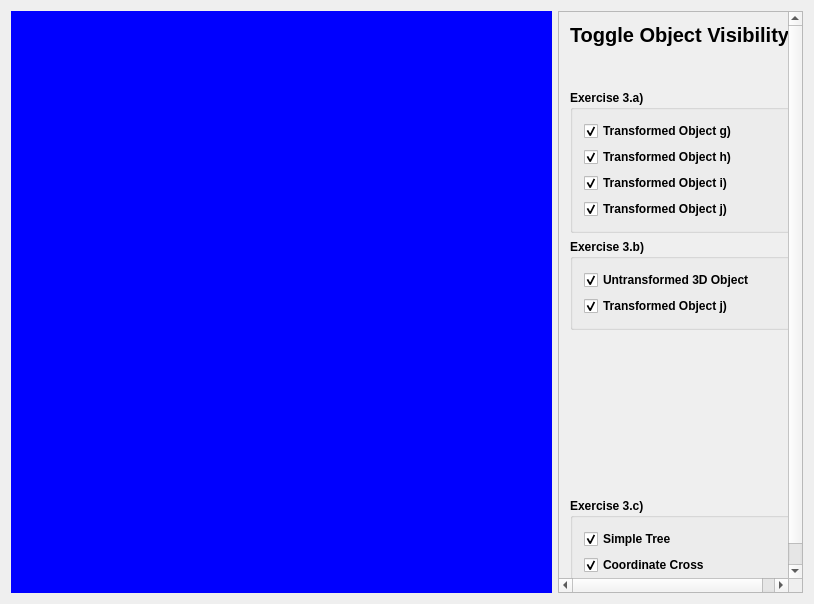
<?xml version="1.0" encoding="UTF-8"?>
<ui version="4.0">
 <class>RenderView</class>
 <widget class="QWidget" name="RenderView">
  <property name="geometry">
   <rect>
    <x>0</x>
    <y>0</y>
    <width>814</width>
    <height>604</height>
   </rect>
  </property>
  <property name="windowTitle">
   <string>RenderView</string>
  </property>
  <layout class="QHBoxLayout" name="horizontalLayout">
   <item>
    <widget class="QWidget" name="viewarea" native="true">
     <property name="sizePolicy">
      <sizepolicy hsizetype="MinimumExpanding" vsizetype="MinimumExpanding">
       <horstretch>0</horstretch>
       <verstretch>0</verstretch>
      </sizepolicy>
     </property>
     <property name="minimumSize">
      <size>
       <width>200</width>
       <height>200</height>
      </size>
     </property>
     <property name="palette">
      <palette>
       <active>
        <colorrole role="WindowText">
         <brush brushstyle="SolidPattern">
          <color alpha="255">
           <red>0</red>
           <green>0</green>
           <blue>0</blue>
          </color>
         </brush>
        </colorrole>
        <colorrole role="Button">
         <brush brushstyle="SolidPattern">
          <color alpha="255">
           <red>0</red>
           <green>0</green>
           <blue>255</blue>
          </color>
         </brush>
        </colorrole>
        <colorrole role="Light">
         <brush brushstyle="SolidPattern">
          <color alpha="255">
           <red>127</red>
           <green>127</green>
           <blue>255</blue>
          </color>
         </brush>
        </colorrole>
        <colorrole role="Midlight">
         <brush brushstyle="SolidPattern">
          <color alpha="255">
           <red>63</red>
           <green>63</green>
           <blue>255</blue>
          </color>
         </brush>
        </colorrole>
        <colorrole role="Dark">
         <brush brushstyle="SolidPattern">
          <color alpha="255">
           <red>0</red>
           <green>0</green>
           <blue>127</blue>
          </color>
         </brush>
        </colorrole>
        <colorrole role="Mid">
         <brush brushstyle="SolidPattern">
          <color alpha="255">
           <red>0</red>
           <green>0</green>
           <blue>170</blue>
          </color>
         </brush>
        </colorrole>
        <colorrole role="Text">
         <brush brushstyle="SolidPattern">
          <color alpha="255">
           <red>0</red>
           <green>0</green>
           <blue>0</blue>
          </color>
         </brush>
        </colorrole>
        <colorrole role="BrightText">
         <brush brushstyle="SolidPattern">
          <color alpha="255">
           <red>255</red>
           <green>255</green>
           <blue>255</blue>
          </color>
         </brush>
        </colorrole>
        <colorrole role="ButtonText">
         <brush brushstyle="SolidPattern">
          <color alpha="255">
           <red>0</red>
           <green>0</green>
           <blue>0</blue>
          </color>
         </brush>
        </colorrole>
        <colorrole role="Base">
         <brush brushstyle="SolidPattern">
          <color alpha="255">
           <red>255</red>
           <green>255</green>
           <blue>255</blue>
          </color>
         </brush>
        </colorrole>
        <colorrole role="Window">
         <brush brushstyle="SolidPattern">
          <color alpha="255">
           <red>0</red>
           <green>0</green>
           <blue>255</blue>
          </color>
         </brush>
        </colorrole>
        <colorrole role="Shadow">
         <brush brushstyle="SolidPattern">
          <color alpha="255">
           <red>0</red>
           <green>0</green>
           <blue>0</blue>
          </color>
         </brush>
        </colorrole>
        <colorrole role="AlternateBase">
         <brush brushstyle="SolidPattern">
          <color alpha="255">
           <red>127</red>
           <green>127</green>
           <blue>255</blue>
          </color>
         </brush>
        </colorrole>
        <colorrole role="ToolTipBase">
         <brush brushstyle="SolidPattern">
          <color alpha="255">
           <red>255</red>
           <green>255</green>
           <blue>220</blue>
          </color>
         </brush>
        </colorrole>
        <colorrole role="ToolTipText">
         <brush brushstyle="SolidPattern">
          <color alpha="255">
           <red>0</red>
           <green>0</green>
           <blue>0</blue>
          </color>
         </brush>
        </colorrole>
        <colorrole role="PlaceholderText">
         <brush brushstyle="NoBrush">
          <color alpha="128">
           <red>0</red>
           <green>0</green>
           <blue>0</blue>
          </color>
         </brush>
        </colorrole>
       </active>
       <inactive>
        <colorrole role="WindowText">
         <brush brushstyle="SolidPattern">
          <color alpha="255">
           <red>0</red>
           <green>0</green>
           <blue>0</blue>
          </color>
         </brush>
        </colorrole>
        <colorrole role="Button">
         <brush brushstyle="SolidPattern">
          <color alpha="255">
           <red>0</red>
           <green>0</green>
           <blue>255</blue>
          </color>
         </brush>
        </colorrole>
        <colorrole role="Light">
         <brush brushstyle="SolidPattern">
          <color alpha="255">
           <red>127</red>
           <green>127</green>
           <blue>255</blue>
          </color>
         </brush>
        </colorrole>
        <colorrole role="Midlight">
         <brush brushstyle="SolidPattern">
          <color alpha="255">
           <red>63</red>
           <green>63</green>
           <blue>255</blue>
          </color>
         </brush>
        </colorrole>
        <colorrole role="Dark">
         <brush brushstyle="SolidPattern">
          <color alpha="255">
           <red>0</red>
           <green>0</green>
           <blue>127</blue>
          </color>
         </brush>
        </colorrole>
        <colorrole role="Mid">
         <brush brushstyle="SolidPattern">
          <color alpha="255">
           <red>0</red>
           <green>0</green>
           <blue>170</blue>
          </color>
         </brush>
        </colorrole>
        <colorrole role="Text">
         <brush brushstyle="SolidPattern">
          <color alpha="255">
           <red>0</red>
           <green>0</green>
           <blue>0</blue>
          </color>
         </brush>
        </colorrole>
        <colorrole role="BrightText">
         <brush brushstyle="SolidPattern">
          <color alpha="255">
           <red>255</red>
           <green>255</green>
           <blue>255</blue>
          </color>
         </brush>
        </colorrole>
        <colorrole role="ButtonText">
         <brush brushstyle="SolidPattern">
          <color alpha="255">
           <red>0</red>
           <green>0</green>
           <blue>0</blue>
          </color>
         </brush>
        </colorrole>
        <colorrole role="Base">
         <brush brushstyle="SolidPattern">
          <color alpha="255">
           <red>255</red>
           <green>255</green>
           <blue>255</blue>
          </color>
         </brush>
        </colorrole>
        <colorrole role="Window">
         <brush brushstyle="SolidPattern">
          <color alpha="255">
           <red>0</red>
           <green>0</green>
           <blue>255</blue>
          </color>
         </brush>
        </colorrole>
        <colorrole role="Shadow">
         <brush brushstyle="SolidPattern">
          <color alpha="255">
           <red>0</red>
           <green>0</green>
           <blue>0</blue>
          </color>
         </brush>
        </colorrole>
        <colorrole role="AlternateBase">
         <brush brushstyle="SolidPattern">
          <color alpha="255">
           <red>127</red>
           <green>127</green>
           <blue>255</blue>
          </color>
         </brush>
        </colorrole>
        <colorrole role="ToolTipBase">
         <brush brushstyle="SolidPattern">
          <color alpha="255">
           <red>255</red>
           <green>255</green>
           <blue>220</blue>
          </color>
         </brush>
        </colorrole>
        <colorrole role="ToolTipText">
         <brush brushstyle="SolidPattern">
          <color alpha="255">
           <red>0</red>
           <green>0</green>
           <blue>0</blue>
          </color>
         </brush>
        </colorrole>
        <colorrole role="PlaceholderText">
         <brush brushstyle="NoBrush">
          <color alpha="128">
           <red>0</red>
           <green>0</green>
           <blue>0</blue>
          </color>
         </brush>
        </colorrole>
       </inactive>
       <disabled>
        <colorrole role="WindowText">
         <brush brushstyle="SolidPattern">
          <color alpha="255">
           <red>0</red>
           <green>0</green>
           <blue>127</blue>
          </color>
         </brush>
        </colorrole>
        <colorrole role="Button">
         <brush brushstyle="SolidPattern">
          <color alpha="255">
           <red>0</red>
           <green>0</green>
           <blue>255</blue>
          </color>
         </brush>
        </colorrole>
        <colorrole role="Light">
         <brush brushstyle="SolidPattern">
          <color alpha="255">
           <red>127</red>
           <green>127</green>
           <blue>255</blue>
          </color>
         </brush>
        </colorrole>
        <colorrole role="Midlight">
         <brush brushstyle="SolidPattern">
          <color alpha="255">
           <red>63</red>
           <green>63</green>
           <blue>255</blue>
          </color>
         </brush>
        </colorrole>
        <colorrole role="Dark">
         <brush brushstyle="SolidPattern">
          <color alpha="255">
           <red>0</red>
           <green>0</green>
           <blue>127</blue>
          </color>
         </brush>
        </colorrole>
        <colorrole role="Mid">
         <brush brushstyle="SolidPattern">
          <color alpha="255">
           <red>0</red>
           <green>0</green>
           <blue>170</blue>
          </color>
         </brush>
        </colorrole>
        <colorrole role="Text">
         <brush brushstyle="SolidPattern">
          <color alpha="255">
           <red>0</red>
           <green>0</green>
           <blue>127</blue>
          </color>
         </brush>
        </colorrole>
        <colorrole role="BrightText">
         <brush brushstyle="SolidPattern">
          <color alpha="255">
           <red>255</red>
           <green>255</green>
           <blue>255</blue>
          </color>
         </brush>
        </colorrole>
        <colorrole role="ButtonText">
         <brush brushstyle="SolidPattern">
          <color alpha="255">
           <red>0</red>
           <green>0</green>
           <blue>127</blue>
          </color>
         </brush>
        </colorrole>
        <colorrole role="Base">
         <brush brushstyle="SolidPattern">
          <color alpha="255">
           <red>0</red>
           <green>0</green>
           <blue>255</blue>
          </color>
         </brush>
        </colorrole>
        <colorrole role="Window">
         <brush brushstyle="SolidPattern">
          <color alpha="255">
           <red>0</red>
           <green>0</green>
           <blue>255</blue>
          </color>
         </brush>
        </colorrole>
        <colorrole role="Shadow">
         <brush brushstyle="SolidPattern">
          <color alpha="255">
           <red>0</red>
           <green>0</green>
           <blue>0</blue>
          </color>
         </brush>
        </colorrole>
        <colorrole role="AlternateBase">
         <brush brushstyle="SolidPattern">
          <color alpha="255">
           <red>0</red>
           <green>0</green>
           <blue>255</blue>
          </color>
         </brush>
        </colorrole>
        <colorrole role="ToolTipBase">
         <brush brushstyle="SolidPattern">
          <color alpha="255">
           <red>255</red>
           <green>255</green>
           <blue>220</blue>
          </color>
         </brush>
        </colorrole>
        <colorrole role="ToolTipText">
         <brush brushstyle="SolidPattern">
          <color alpha="255">
           <red>0</red>
           <green>0</green>
           <blue>0</blue>
          </color>
         </brush>
        </colorrole>
        <colorrole role="PlaceholderText">
         <brush brushstyle="NoBrush">
          <color alpha="128">
           <red>0</red>
           <green>0</green>
           <blue>0</blue>
          </color>
         </brush>
        </colorrole>
       </disabled>
      </palette>
     </property>
     <property name="autoFillBackground">
      <bool>true</bool>
     </property>
    </widget>
   </item>
   <item>
    <widget class="QScrollArea" name="scrollArea">
     <property name="sizePolicy">
      <sizepolicy hsizetype="Preferred" vsizetype="Preferred">
       <horstretch>0</horstretch>
       <verstretch>0</verstretch>
      </sizepolicy>
     </property>
     <property name="minimumSize">
      <size>
       <width>200</width>
       <height>580</height>
      </size>
     </property>
     <property name="widgetResizable">
      <bool>true</bool>
     </property>
     <widget class="QWidget" name="scrollAreaWidgetContents">
      <property name="geometry">
       <rect>
        <x>0</x>
        <y>0</y>
        <width>199</width>
        <height>588</height>
       </rect>
      </property>
      <layout class="QVBoxLayout" name="verticalLayout_4">
       <item>
        <widget class="QLabel" name="label">
         <property name="font">
          <font>
           <pointsize>15</pointsize>
           <bold>true</bold>
          </font>
         </property>
         <property name="text">
          <string>Toggle Object Visibility</string>
         </property>
        </widget>
       </item>
       <item>
        <spacer name="verticalSpacer">
         <property name="orientation">
          <enum>Qt::Vertical</enum>
         </property>
         <property name="sizeType">
          <enum>QSizePolicy::Fixed</enum>
         </property>
         <property name="sizeHint" stdset="0">
          <size>
           <width>17</width>
           <height>37</height>
          </size>
         </property>
        </spacer>
       </item>
       <item>
        <widget class="QGroupBox" name="groupBox_3a">
         <property name="font">
          <font>
           <bold>true</bold>
          </font>
         </property>
         <property name="toolTip">
          <string>Set transformed boxes visible/invisible</string>
         </property>
         <property name="title">
          <string>Exercise 3.a)</string>
         </property>
         <layout class="QVBoxLayout" name="verticalLayout">
          <item>
           <widget class="QCheckBox" name="checkBox_2g">
            <property name="text">
             <string>Transformed Object g)</string>
            </property>
            <property name="checked">
             <bool>true</bool>
            </property>
           </widget>
          </item>
          <item>
           <widget class="QCheckBox" name="checkBox_2h">
            <property name="text">
             <string>Transformed Object h)</string>
            </property>
            <property name="checked">
             <bool>true</bool>
            </property>
           </widget>
          </item>
          <item>
           <widget class="QCheckBox" name="checkBox_2i">
            <property name="text">
             <string>Transformed Object i)</string>
            </property>
            <property name="checked">
             <bool>true</bool>
            </property>
           </widget>
          </item>
          <item>
           <widget class="QCheckBox" name="checkBox_2j">
            <property name="text">
             <string>Transformed Object j)</string>
            </property>
            <property name="checked">
             <bool>true</bool>
            </property>
           </widget>
          </item>
         </layout>
        </widget>
       </item>
       <item>
        <spacer name="verticalSpacer_2">
         <property name="orientation">
          <enum>Qt::Vertical</enum>
         </property>
         <property name="sizeType">
          <enum>QSizePolicy::Preferred</enum>
         </property>
         <property name="sizeHint" stdset="0">
          <size>
           <width>182</width>
           <height>17</height>
          </size>
         </property>
        </spacer>
       </item>
       <item>
        <widget class="QGroupBox" name="groupBox_3b">
         <property name="font">
          <font>
           <bold>true</bold>
          </font>
         </property>
         <property name="toolTip">
          <string>Set transformed boxes visible/invisible</string>
         </property>
         <property name="title">
          <string>Exercise 3.b)</string>
         </property>
         <layout class="QVBoxLayout" name="verticalLayout_2">
          <item>
           <widget class="QCheckBox" name="checkBox_3a">
            <property name="text">
             <string>Untransformed 3D Object</string>
            </property>
            <property name="checked">
             <bool>true</bool>
            </property>
           </widget>
          </item>
          <item>
           <widget class="QCheckBox" name="checkBox_3b">
            <property name="font">
             <font>
              <bold>true</bold>
             </font>
            </property>
            <property name="text">
             <string>Transformed Object j)</string>
            </property>
            <property name="checked">
             <bool>true</bool>
            </property>
           </widget>
          </item>
         </layout>
        </widget>
       </item>
       <item>
        <spacer name="verticalSpacer_3">
         <property name="orientation">
          <enum>Qt::Vertical</enum>
         </property>
         <property name="sizeType">
          <enum>QSizePolicy::MinimumExpanding</enum>
         </property>
         <property name="sizeHint" stdset="0">
          <size>
           <width>17</width>
           <height>162</height>
          </size>
         </property>
        </spacer>
       </item>
       <item>
        <widget class="QGroupBox" name="groupBox_3c">
         <property name="font">
          <font>
           <bold>true</bold>
          </font>
         </property>
         <property name="toolTip">
          <string>Set transformed boxes visible/invisible</string>
         </property>
         <property name="title">
          <string>Exercise 3.c)</string>
         </property>
         <layout class="QVBoxLayout" name="verticalLayout_3">
          <item>
           <widget class="QCheckBox" name="checkBox_3c1">
            <property name="text">
             <string>Simple Tree</string>
            </property>
            <property name="checked">
             <bool>true</bool>
            </property>
           </widget>
          </item>
          <item>
           <widget class="QCheckBox" name="checkBox_3c2">
            <property name="font">
             <font>
              <bold>true</bold>
             </font>
            </property>
            <property name="text">
             <string>Coordinate Cross</string>
            </property>
            <property name="checked">
             <bool>true</bool>
            </property>
           </widget>
          </item>
         </layout>
        </widget>
       </item>
      </layout>
     </widget>
    </widget>
   </item>
  </layout>
 </widget>
 <layoutdefault spacing="6" margin="11"/>
 <resources/>
 <connections/>
</ui>
